Frame 1 (no input): blank canvas, image omitted
Frame 60 (no input): blank canvas, image omitted
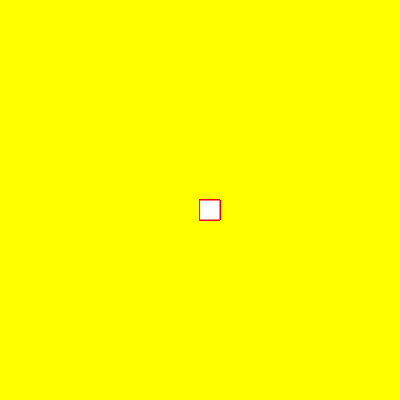
Frame 120 (the mouse pressed at the canvas centre since frame 60)

The p5.js sketch whose frames 1 and 60 were blank and that drew this single picture after the mouse press (run headless with seeded random() and noise() and a simulated clock; from frame 60 on, the mouse is pressed at the canvas centre):

// p5.js sketch
// ── sketch.js
function setup() {
  createCanvas(400, 400);
  background("yellow")
}

function draw() {
  if (mouseIsPressed){
  stroke ("rgb(243,0,0)");
  fill("39,22,139");
    rect(mouseX,mouseY,20,20);
}
}
  
